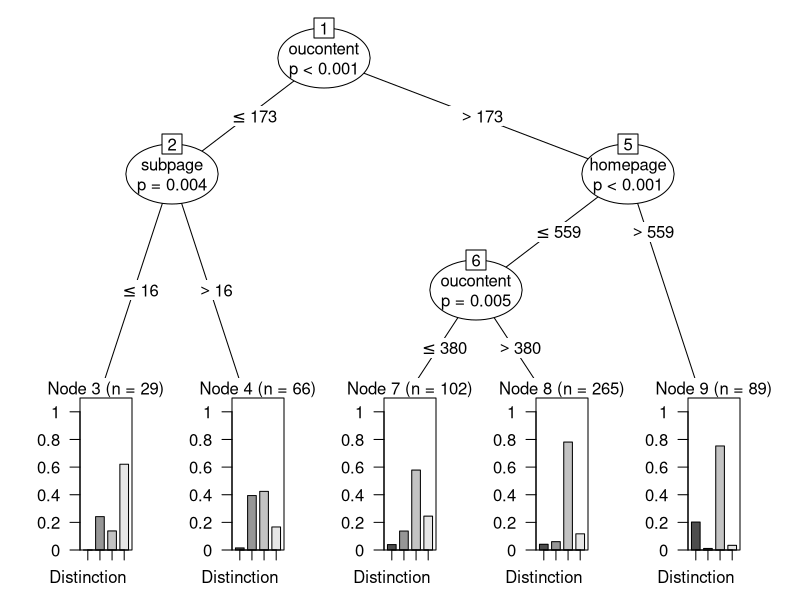

Here is the R script that generated this plot:
## ---- chunk 1
knitr::opts_chunk$set(echo = TRUE)
## ---- chunk 2
library(ggplot2)
library(party)
library(rpart)
## ---- chunk 3
df2 <- read.csv("AAA_SUM_Data_for_Tree.csv")

## ---- chunk 4
n = nrow(df2)
train = sample(1:n, size = round(0.75*n), replace=FALSE)
df2.train = df2[train,]
df2.test = df2[-train,]
## ---- chunk 5

tree2 <- ctree(factor(final_result) ~ homepage + forumng + glossary + dataplus + oucollaborate + oucontent + resource + subpage + url, data=df2.train)

## ---- chunk 6

plot(tree2)

## ---- chunk 7
df2.test$prediction <- predict(tree2, df2.test)

## ---- chunk 8
c2.tree2 <- rpart(prediction ~ homepage + forumng + glossary + dataplus + oucollaborate + oucontent + resource + subpage + url, data=df2.test) 
printcp(c2.tree2)
rpart(formula = prediction ~ homepage + forumng + glossary + dataplus + oucollaborate + oucontent + resource + subpage + url, data = df2.test, method = "class")
